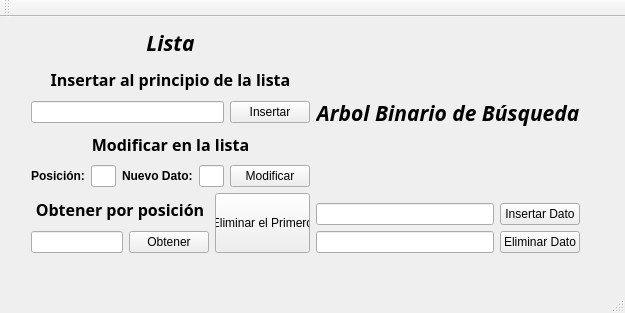
<?xml version="1.0" encoding="UTF-8"?>
<ui version="4.0">
 <class>MainWindow</class>
 <widget class="QMainWindow" name="MainWindow">
  <property name="geometry">
   <rect>
    <x>0</x>
    <y>0</y>
    <width>625</width>
    <height>313</height>
   </rect>
  </property>
  <property name="windowTitle">
   <string>MainWindow</string>
  </property>
  <widget class="QWidget" name="centralWidget">
   <widget class="QWidget" name="">
    <property name="geometry">
     <rect>
      <x>20</x>
      <y>0</y>
      <width>571</width>
      <height>247</height>
     </rect>
    </property>
    <layout class="QHBoxLayout" name="horizontalLayout_7">
     <item>
      <layout class="QVBoxLayout" name="verticalLayout_6">
       <item>
        <widget class="QLabel" name="label_6">
         <property name="maximumSize">
          <size>
           <width>16777215</width>
           <height>30</height>
          </size>
         </property>
         <property name="font">
          <font>
           <family>Norasi</family>
           <pointsize>16</pointsize>
           <weight>75</weight>
           <italic>true</italic>
           <bold>true</bold>
          </font>
         </property>
         <property name="text">
          <string>Lista</string>
         </property>
         <property name="alignment">
          <set>Qt::AlignCenter</set>
         </property>
        </widget>
       </item>
       <item>
        <layout class="QVBoxLayout" name="verticalLayout_5">
         <item>
          <layout class="QVBoxLayout" name="verticalLayout_3">
           <item>
            <layout class="QVBoxLayout" name="verticalLayout_2">
             <item>
              <widget class="QLabel" name="label_4">
               <property name="font">
                <font>
                 <family>Norasi</family>
                 <pointsize>12</pointsize>
                 <weight>75</weight>
                 <bold>true</bold>
                </font>
               </property>
               <property name="text">
                <string>Insertar al principio de la lista</string>
               </property>
               <property name="alignment">
                <set>Qt::AlignCenter</set>
               </property>
              </widget>
             </item>
             <item>
              <layout class="QHBoxLayout" name="horizontalLayout">
               <item>
                <widget class="QLineEdit" name="InsertL"/>
               </item>
               <item>
                <widget class="QPushButton" name="SendInsertL">
                 <property name="text">
                  <string>Insertar</string>
                 </property>
                </widget>
               </item>
              </layout>
             </item>
            </layout>
           </item>
           <item>
            <layout class="QVBoxLayout" name="verticalLayout">
             <item>
              <widget class="QLabel" name="label_3">
               <property name="font">
                <font>
                 <family>Norasi</family>
                 <pointsize>12</pointsize>
                 <weight>75</weight>
                 <italic>false</italic>
                 <bold>true</bold>
                 <underline>false</underline>
                 <strikeout>false</strikeout>
                 <kerning>true</kerning>
                </font>
               </property>
               <property name="text">
                <string>Modificar en la lista</string>
               </property>
               <property name="alignment">
                <set>Qt::AlignCenter</set>
               </property>
              </widget>
             </item>
             <item>
              <layout class="QHBoxLayout" name="horizontalLayout_2">
               <item>
                <widget class="QLabel" name="label">
                 <property name="font">
                  <font>
                   <weight>75</weight>
                   <bold>true</bold>
                  </font>
                 </property>
                 <property name="text">
                  <string>Posición:</string>
                 </property>
                </widget>
               </item>
               <item>
                <widget class="QLineEdit" name="PosToEditL"/>
               </item>
               <item>
                <widget class="QLabel" name="label_2">
                 <property name="font">
                  <font>
                   <weight>75</weight>
                   <bold>true</bold>
                  </font>
                 </property>
                 <property name="text">
                  <string>Nuevo Dato:</string>
                 </property>
                </widget>
               </item>
               <item>
                <widget class="QLineEdit" name="NewDataL"/>
               </item>
               <item>
                <widget class="QPushButton" name="SendEditL">
                 <property name="text">
                  <string>Modificar</string>
                 </property>
                </widget>
               </item>
              </layout>
             </item>
            </layout>
           </item>
          </layout>
         </item>
         <item>
          <layout class="QHBoxLayout" name="horizontalLayout_4">
           <item>
            <layout class="QVBoxLayout" name="verticalLayout_4">
             <item>
              <widget class="QLabel" name="label_5">
               <property name="font">
                <font>
                 <family>Norasi</family>
                 <pointsize>12</pointsize>
                 <weight>75</weight>
                 <bold>true</bold>
                </font>
               </property>
               <property name="text">
                <string>Obtener por posición</string>
               </property>
               <property name="alignment">
                <set>Qt::AlignCenter</set>
               </property>
              </widget>
             </item>
             <item>
              <layout class="QHBoxLayout" name="horizontalLayout_3">
               <item>
                <widget class="QLineEdit" name="PosToGetL"/>
               </item>
               <item>
                <widget class="QPushButton" name="SendGetFromL">
                 <property name="text">
                  <string>Obtener</string>
                 </property>
                </widget>
               </item>
              </layout>
             </item>
            </layout>
           </item>
           <item>
            <widget class="QPushButton" name="SendDeleteFirstL">
             <property name="minimumSize">
              <size>
               <width>60</width>
               <height>60</height>
              </size>
             </property>
             <property name="layoutDirection">
              <enum>Qt::LeftToRight</enum>
             </property>
             <property name="autoFillBackground">
              <bool>false</bool>
             </property>
             <property name="text">
              <string>Eliminar el Primero</string>
             </property>
            </widget>
           </item>
          </layout>
         </item>
        </layout>
       </item>
      </layout>
     </item>
     <item>
      <layout class="QVBoxLayout" name="verticalLayout_8">
       <item>
        <widget class="QLabel" name="label_7">
         <property name="font">
          <font>
           <family>Norasi</family>
           <pointsize>16</pointsize>
           <weight>75</weight>
           <italic>true</italic>
           <bold>true</bold>
          </font>
         </property>
         <property name="text">
          <string>Arbol Binario de Búsqueda</string>
         </property>
         <property name="alignment">
          <set>Qt::AlignCenter</set>
         </property>
        </widget>
       </item>
       <item>
        <layout class="QVBoxLayout" name="verticalLayout_7">
         <item>
          <layout class="QHBoxLayout" name="horizontalLayout_5">
           <item>
            <widget class="QLineEdit" name="InsertABB"/>
           </item>
           <item>
            <widget class="QPushButton" name="SendInsertABB">
             <property name="text">
              <string>Insertar Dato</string>
             </property>
            </widget>
           </item>
          </layout>
         </item>
         <item>
          <layout class="QHBoxLayout" name="horizontalLayout_6">
           <item>
            <widget class="QLineEdit" name="DeleteABB"/>
           </item>
           <item>
            <widget class="QPushButton" name="SendDeleteABB">
             <property name="text">
              <string>Eliminar Dato</string>
             </property>
            </widget>
           </item>
          </layout>
         </item>
        </layout>
       </item>
      </layout>
     </item>
    </layout>
   </widget>
  </widget>
  <widget class="QMenuBar" name="menuBar">
   <property name="geometry">
    <rect>
     <x>0</x>
     <y>0</y>
     <width>625</width>
     <height>22</height>
    </rect>
   </property>
  </widget>
  <widget class="QToolBar" name="mainToolBar">
   <attribute name="toolBarArea">
    <enum>TopToolBarArea</enum>
   </attribute>
   <attribute name="toolBarBreak">
    <bool>false</bool>
   </attribute>
  </widget>
  <widget class="QStatusBar" name="statusBar"/>
 </widget>
 <layoutdefault spacing="6" margin="11"/>
 <resources/>
 <connections/>
</ui>
